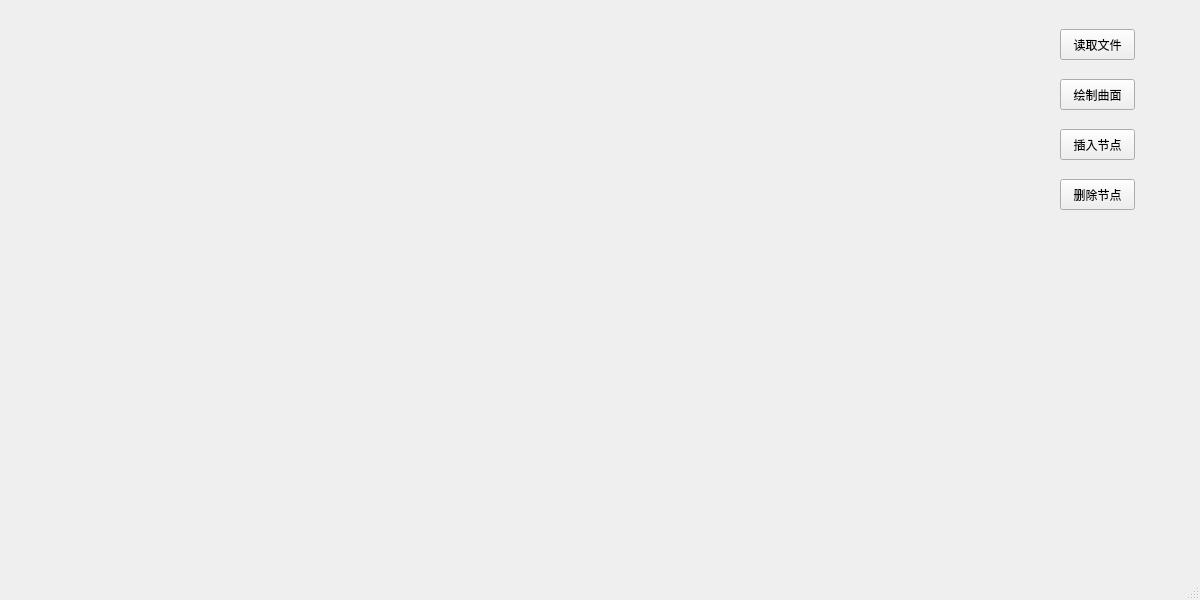
<?xml version="1.0" encoding="UTF-8"?>
<ui version="4.0">
 <class>MainWindow</class>
 <widget class="QMainWindow" name="MainWindow">
  <property name="geometry">
   <rect>
    <x>0</x>
    <y>0</y>
    <width>1200</width>
    <height>600</height>
   </rect>
  </property>
  <property name="windowTitle">
   <string>MainWindow</string>
  </property>
  <widget class="QWidget" name="centralwidget">
   <widget class="QWidget" name="LM" native="true">
    <property name="geometry">
     <rect>
      <x>1020</x>
      <y>9</y>
      <width>151</width>
      <height>541</height>
     </rect>
    </property>
    <widget class="QPushButton" name="readBtn">
     <property name="geometry">
      <rect>
       <x>40</x>
       <y>20</y>
       <width>75</width>
       <height>31</height>
      </rect>
     </property>
     <property name="text">
      <string>读取文件</string>
     </property>
    </widget>
    <widget class="QPushButton" name="drawBtn">
     <property name="geometry">
      <rect>
       <x>40</x>
       <y>70</y>
       <width>75</width>
       <height>31</height>
      </rect>
     </property>
     <property name="text">
      <string>绘制曲面</string>
     </property>
    </widget>
    <widget class="QPushButton" name="addBtn">
     <property name="geometry">
      <rect>
       <x>40</x>
       <y>120</y>
       <width>75</width>
       <height>31</height>
      </rect>
     </property>
     <property name="text">
      <string>插入节点</string>
     </property>
    </widget>
    <widget class="QPushButton" name="pushButton_4">
     <property name="geometry">
      <rect>
       <x>40</x>
       <y>170</y>
       <width>75</width>
       <height>31</height>
      </rect>
     </property>
     <property name="text">
      <string>删除节点</string>
     </property>
    </widget>
   </widget>
   <widget class="QWidget" name="RM" native="true">
    <property name="geometry">
     <rect>
      <x>60</x>
      <y>30</y>
      <width>901</width>
      <height>461</height>
     </rect>
    </property>
   </widget>
  </widget>
  <widget class="QMenuBar" name="menubar">
   <property name="geometry">
    <rect>
     <x>0</x>
     <y>0</y>
     <width>1200</width>
     <height>22</height>
    </rect>
   </property>
  </widget>
  <widget class="QStatusBar" name="statusbar"/>
 </widget>
 <resources/>
 <connections/>
</ui>
